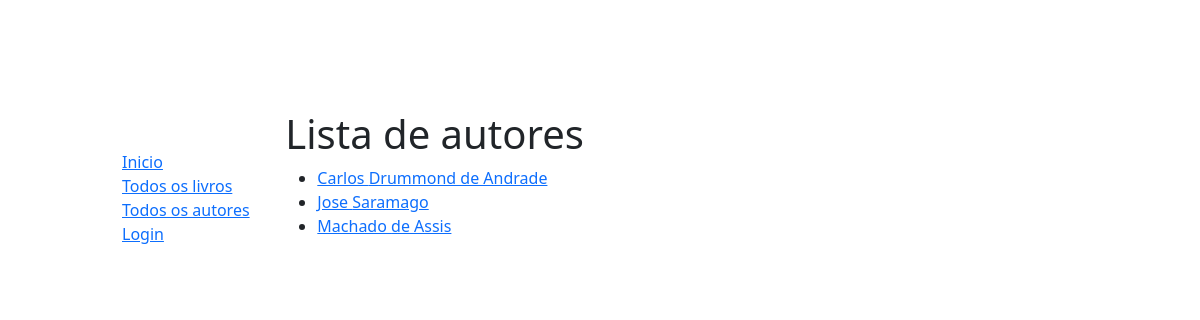
Before: /catalog/autores with the older database file.
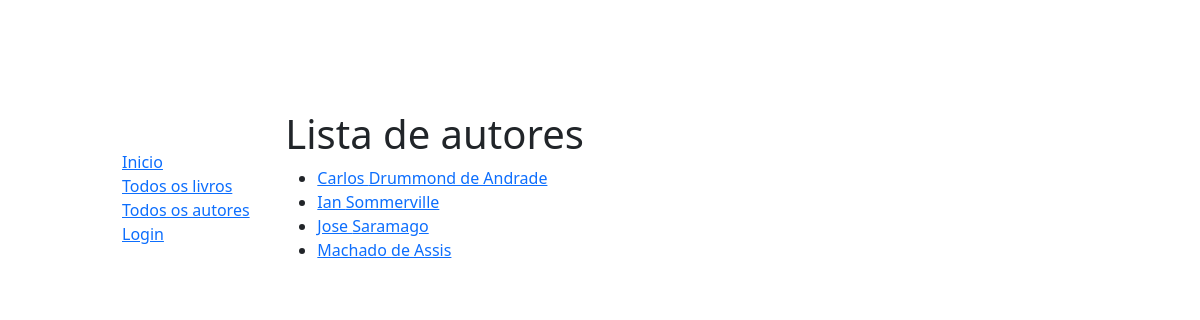
After: the same page with the newer database file.
### catalog/models.py (models this page shows, shortened)
class Autor(models.Model):
    nome = models.CharField(max_length=100)
    sobrenome = models.CharField(max_length=100)
    data_nascimento = models.DateField(null=True, blank=True)
    data_morte = models.DateField('Data da morte', null= True, blank= True)
    class Meta:
        ordering = ['nome','sobrenome']
    def get_absolute_url(self):
        return reverse('autor-detail', args=[str(self.id)])

### catalog/views.py (the view)
# urls.py: path('autores', views.AutorListView.as_view(), name = 'autores'),
class AutorListView(generic.ListView):
    model = Autor

### catalog/templates/catalog/autor_list.html
{% extends "base_generic.html" %}
{% block content %}
  <h1>Lista de autores</h1>
  {% if autor_list %}
  <ul>
    {% for autor in autor_list %}
      <li>
        <a href=" {{ autor.get_absolute_url }}">{{ autor.nome }} {{ autor.sobrenome }} </a>
      </li>
    {% endfor %}
  </ul>
  {% else %}
    <p>Não há autores cadastrados.</p>
  {% endif %}
{% endblock %}

Changed rows visible on the page:
added Autor: nome "Ian", sobrenome "Sommerville"
